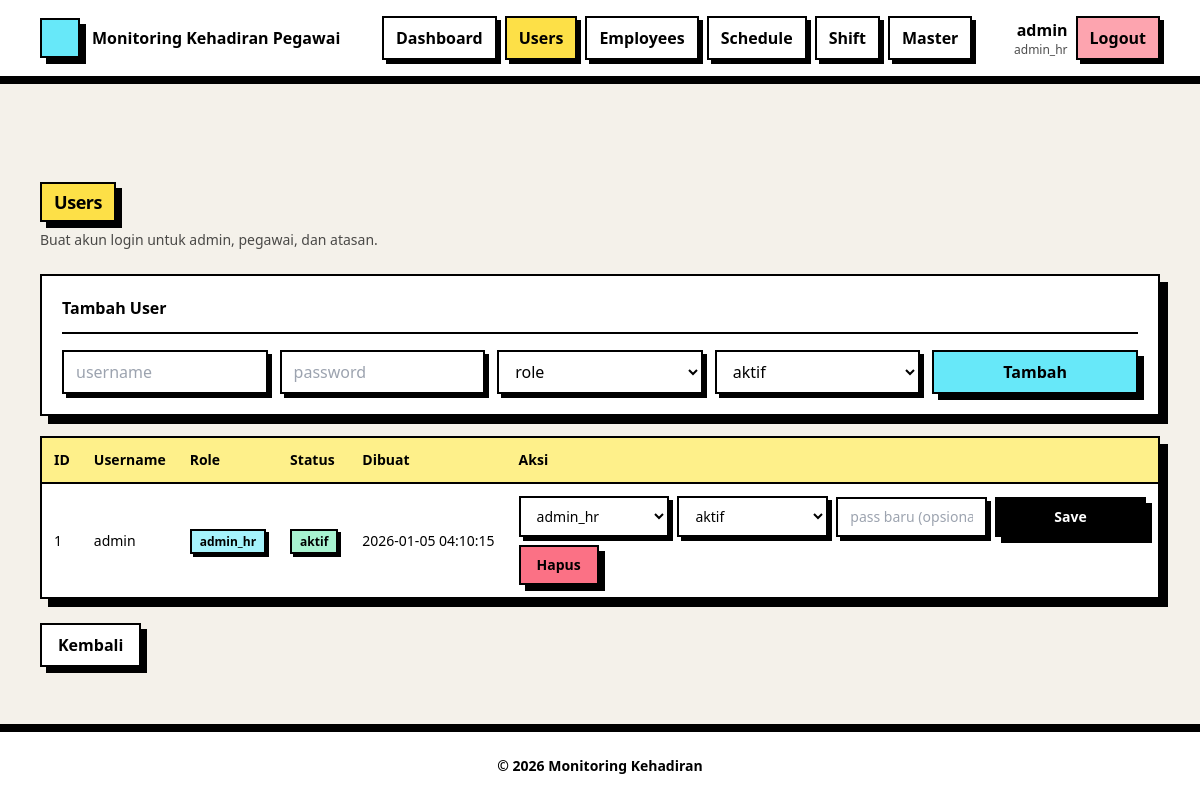
The page /admin/users.php (signed in) on the database its author committed.
### tables this page shows
CREATE TABLE user (
  id_user INT AUTO_INCREMENT PRIMARY KEY,
  username VARCHAR(50) NOT NULL UNIQUE,
  password VARCHAR(255) NOT NULL,      
  id_role INT NOT NULL,
  id_status INT NOT NULL,
  created_at DATETIME NOT NULL DEFAULT CURRENT_TIMESTAMP,
  FOREIGN KEY (id_role) REFERENCES role(id_role),
  FOREIGN KEY (id_status) REFERENCES status(id_status)
);

CREATE TABLE role (
  id_role INT AUTO_INCREMENT PRIMARY KEY,
  role_name VARCHAR(30) NOT NULL
);

### admin/users.php (the view, shortened to what this page needs)
<?php
require_once __DIR__ . '/../inc/auth.php';
$roles  = $pdo->query("SELECT * FROM role ORDER BY id_role")->fetchAll();
$stats  = $pdo->query("SELECT * FROM status ORDER BY id_status")->fetchAll();
$rows = $pdo->query("
  SELECT u.id_user, u.username, u.created_at,
         r.role_name, s.status_name,
         u.id_role, u.id_status
  FROM `user` u
  JOIN role r ON r.id_role = u.id_role
  JOIN status s ON s.id_status = u.id_status
  ORDER BY u.id_user DESC
")->fetchAll();
require_once __DIR__ . '/../inc/header.php';
require_once __DIR__ . '/../inc/ui.php';
?>
<?= ui_page_start("Users", "Buat akun login untuk admin, pegawai, dan atasan.") ?>
<?= ui_card_start("Tambah User") ?>
  <form method="post" class="grid md:grid-cols-5 gap-3">
    <input name="username" class="<?= ui_input_class() ?>" placeholder="username" required>
    <input name="password" type="password" class="<?= ui_input_class() ?>" placeholder="password" required>
    <select name="id_role" class="<?= ui_select_class() ?>" required>
      <option value="">role</option>
    </select>
    <select name="id_status" class="<?= ui_select_class() ?>" required>
      <?php foreach($stats as $s): ?>
        <option value="<?= (int)$s['id_status'] ?>"><?= htmlspecialchars($s['status_name']) ?></option>
      <?php endforeach; ?>
    </select>
    <button class="<?= ui_btn_class('alt') ?>">Tambah</button>
  </form>
<?= ui_card_end() ?>
<div class="mt-5">
<?php
  if (!$rows) {
    echo ui_empty("Belum ada user.", "Tambah user pertama di atas.");
  } else {
    echo ui_table_start(['ID','Username','Role','Status','Dibuat','Aksi']);
    foreach($rows as $u){
      echo ui_row_start();
      echo ui_td((int)$u['id_user'], true);
      echo ui_td(htmlspecialchars($u['username']));
      echo ui_td(ui_badge(htmlspecialchars($u['role_name']), 'info'), true);
      $tone = (strtolower($u['status_name'])==='aktif') ? 'ok' : 'warn';
      echo ui_td(ui_badge(htmlspecialchars($u['status_name']), $tone), true);
      echo ui_td(htmlspecialchars($u['created_at']), true);
      $edit = "
        <form method='post' class='grid md:grid-cols-4 gap-2 items-center'>
          <input type='hidden' name='action' value='update'>
          <input type='hidden' name='id_user' value='".(int)$u['id_user']."'>
          <select name='id_role' class='".ui_select_class()."' required>
      ";
      foreach($roles as $r){
        $sel = ((int)$u['id_role']==(int)$r['id_role'])?'selected':'';
        $edit .= "<option value='".(int)$r['id_role']."' $sel>".htmlspecialchars($r['role_name'])."</option>";
      }
      $edit .= "</select><select name='id_status' class='".ui_select_class()."' required>";
      foreach($stats as $s){
        $sel = ((int)$u['id_status']==(int)$s['id_status'])?'selected':'';
        $edit .= "<option value='".(int)$s['id_status']."' $sel>".htmlspecialchars($s['status_name'])."</option>";
      }
      $edit .= "
          </select>
          <input name='password' type='password' class='".ui_input_class()."' placeholder='pass baru (opsional)'>
          <button class='".ui_btn_class('solid')."'>Save</button>
        </form>
        <form method='post' class='mt-2' onsubmit=\"return confirm('Hapus user ini?')\">
          <input type='hidden' name='action' value='delete'>
          <input type='hidden' name='id_user' value='".(int)$u['id_user']."'>
          <button class='".ui_btn_class('danger')."'>Hapus</button>
        </form>
      ";
      echo ui_td($edit);
      echo ui_row_end();
    }
    echo ui_table_end();
  }
?>
</div>
<div class="mt-6">
  <a class="<?= ui_btn_class('ghost') ?>" href="<?= BASE_URL ?>/admin/dashboard.php">Kembali</a>
</div>
<?php require_once __DIR__ . '/../inc/footer.php'; ?>

### inc/header.php (shortened to what this page needs)
<?php
$user = $_SESSION['user'] ?? null;
function nb_nav($href, $label){
  $active = (strpos($_SERVER['REQUEST_URI'], $href) !== false);
  $cls = $active ? "bg-yellow-300" : "bg-white hover:bg-yellow-200";
  return "<a class='$cls border-2 border-black px-3 py-2 font-black shadow-[4px_4px_0_0_#000] transition' href='".BASE_URL.$href."'>$label</a>";
}
?>
<!doctype html>
<html lang="id">
<head>
  <script src="https://cdn.tailwindcss.com"></script>
</head>
<body class="min-h-screen bg-[#f4f1ea]">
  <header class="border-b-2 border-black bg-white shadow-[0_6px_0_0_#000] mb-20">
    <div class="mx-auto max-w-6xl px-4 py-4 flex items-center justify-between gap-3">
      <a href="<?= BASE_URL ?>/index.php" class="flex items-center gap-3">
        <div class="h-10 w-10 bg-cyan-300 border-2 border-black shadow-[6px_6px_0_0_#000]"></div>
        <div>
          <div class="font-black text-black leading-tight">Monitoring Kehadiran Pegawai</div>
        </div>
      </a>
      <nav class="hidden md:flex items-center gap-2">
        <?php if ($user): ?>
          <?php if ($user['role_name'] === 'admin_hr'): ?>
            <?= nb_nav('/admin/dashboard.php','Dashboard') ?>
            <?= nb_nav('/admin/users.php','Users') ?>
            <?= nb_nav('/admin/employees.php','Employees') ?>
            <?= nb_nav('/admin/schedules.php','Schedule') ?>
            <?= nb_nav('/admin/shifts.php','Shift') ?>
            <?= nb_nav('/admin/master.php?t=departments','Master') ?>
          <?php else: ?>
            <?= nb_nav('/manager/dashboard.php','Dashboard') ?>
            <?= nb_nav('/manager/leave_approvals.php','Approval') ?>
          <?php endif; ?>
        <?php endif; ?>
      </nav>
      <div class="flex items-center gap-2">
        <?php if ($user): ?>
          <div class="hidden sm:block text-right">
            <div class="font-black text-black"><?= htmlspecialchars($user['username']) ?></div>
            <div class="text-xs text-black/70"><?= htmlspecialchars($user['role_name']) ?></div>
          </div>
          <a href="<?= BASE_URL ?>/auth/logout.php"
             class="bg-rose-300 border-2 border-black px-3 py-2 font-black shadow-[4px_4px_0_0_#000] hover:bg-rose-200 transition">
            Logout
          </a>
        <?php endif; ?>
      </div>
    </div>
  </header>
  <main class="mx-auto max-w-6xl px-4 py-6">

### inc/ui.php (shortened to what this page needs)
<?php
function ui_page_start($title, $subtitle = '') {
  $sub = $subtitle ? "<div class='text-sm text-black/70'>$subtitle</div>" : "";
  return "
  <div class='mb-6'>
    <div class='inline-block bg-yellow-300 px-3 py-1 border-2 border-black shadow-[6px_6px_0_0_#000]'>
      <div class='text-lg font-black tracking-tight'>$title</div>
    </div>
    <div class='mt-2'>$sub</div>
  </div>
  ";
}
function ui_card_start($title = '', $right = '') {
  $head = $title !== '' ? "
    <div class='flex items-start justify-between gap-3 pb-3 mb-4 border-b-2 border-black'>
      <div class='font-extrabold text-black'>$title</div>
      <div>$right</div>
    </div>
  " : "";
  return "
  <section class='bg-white border-2 border-black shadow-[8px_8px_0_0_#000] p-5'>
    $head
  ";
}
function ui_card_end(){ return "</section>"; }
function ui_input_class() {
  return "w-full bg-white border-2 border-black px-3 py-2 text-black outline-none
          focus:ring-0 focus:border-black shadow-[4px_4px_0_0_#000]";
}
function ui_select_class(){ return ui_input_class(); }
function ui_btn_class($variant='solid') {
  return match($variant) {
    'solid' => "inline-flex items-center justify-center gap-2 bg-black text-white border-2 border-black
                px-4 py-2 font-extrabold shadow-[6px_6px_0_0_#000] hover:translate-x-[1px] hover:translate-y-[1px]
                hover:shadow-[5px_5px_0_0_#000] active:translate-x-[2px] active:translate-y-[2px] active:shadow-[4px_4px_0_0_#000] transition",
    'alt'   => "inline-flex items-center justify-center gap-2 bg-cyan-300 text-black border-2 border-black
                px-4 py-2 font-extrabold shadow-[6px_6px_0_0_#000] hover:translate-x-[1px] hover:translate-y-[1px]
                hover:shadow-[5px_5px_0_0_#000] active:translate-x-[2px] active:translate-y-[2px] active:shadow-[4px_4px_0_0_#000] transition",
    'danger'=> "inline-flex items-center justify-center gap-2 bg-rose-400 text-black border-2 border-black
                px-4 py-2 font-extrabold shadow-[6px_6px_0_0_#000] hover:translate-x-[1px] hover:translate-y-[1px]
                hover:shadow-[5px_5px_0_0_#000] active:translate-x-[2px] active:translate-y-[2px] active:shadow-[4px_4px_0_0_#000] transition",
    'ghost' => "inline-flex items-center justify-center gap-2 bg-white text-black border-2 border-black
                px-4 py-2 font-extrabold shadow-[6px_6px_0_0_#000] hover:bg-yellow-200 transition",
    default => "inline-flex items-center justify-center gap-2 bg-black text-white border-2 border-black
                px-4 py-2 font-extrabold shadow-[6px_6px_0_0_#000] transition",
  };
}
function ui_badge($text, $tone='neutral') {
  $cls = match($tone){
    'ok' => "bg-emerald-200",
    'warn' => "bg-yellow-200",
    'bad' => "bg-rose-200",
    'info' => "bg-cyan-200",
    default => "bg-white",
  };
  return "<span class='$cls border-2 border-black px-2 py-0.5 text-xs font-black shadow-[3px_3px_0_0_#000]'>$text</span>";
}
function ui_table_start($cols) {
  $ths = "";
  foreach($cols as $c){
    $ths .= "<th class='text-left px-3 py-3 border-b-2 border-black font-black text-black'>$c</th>";
  }
  return "
  <div class='overflow-x-auto border-2 border-black shadow-[8px_8px_0_0_#000] bg-white'>
    <table class='min-w-full text-sm'>
      <thead class='bg-yellow-200'>$ths</thead>
      <tbody class='divide-y-2 divide-black'>
  ";
}
function ui_table_end() {
  return "
      </tbody>
    </table>
  </div>
  ";
}
function ui_row_start(){ return "<tr class='hover:bg-cyan-50 transition'>"; }
function ui_row_end(){ return "</tr>"; }
function ui_td($html, $nowrap=false){
  $nw = $nowrap ? "whitespace-nowrap" : "";
  return "<td class='px-3 py-3 text-black $nw'>$html</td>";
}

### inc/footer.php
  </main>
  <footer class="border-t-2 border-black bg-white shadow-[0_-6px_0_0_#000] bottom-0 w-full absolute">
    <div class="mx-auto max-w-6xl px-4 py-6 text-sm text-black/70 text-center">
      <span class="font-black text-black">© <?= date('Y') ?> Monitoring Kehadiran</span></div>
  </footer>
</body>
</html>

### rows shown on the page
user: username "admin", id_role.role_name "admin_hr", id_user "1 admin 2026-01-05 04:10:15", id_role.role_name "admin_hr aktif"

### other values the page prints
$label "Dashboard Users Employees Schedule Shift Master"
$title "Users"
$subtitle "Buat akun login untuk admin, pegawai, dan atasan."
$title "Tambah User"
$c "ID"
$c "Username"
$c "Role"
$c "Status"
$c "Dibuat"
$c "Aksi"
form field id_status "aktif"
form field id_role "admin_hr"
